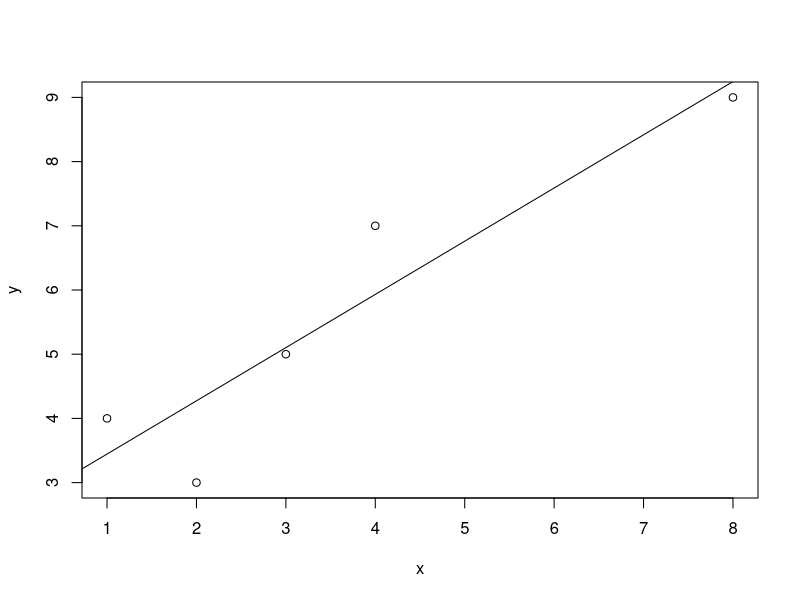

The R source for this figure:
rm(list = ls())

x <- c(1,2,3,4,8)
y <- c(4,3,5,7,9)

model1 <- lm(y~x)
model1 # x is the slope
summary(model1) # note residuals
anova(model1)
resid(model1)
cov(x,y)    # there is a positive correlation
            # covariance is not standardized so cant interpret quantitatively
var(x) # average variability. Sum of squares divided by n
plot(y~x)
abline(model1)

dev.off()